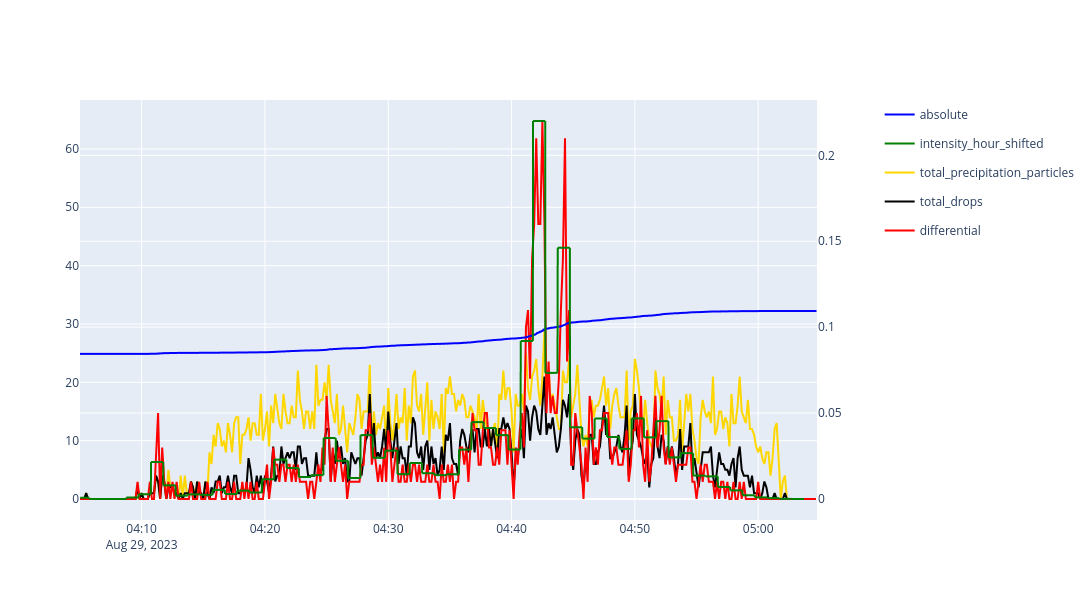

Here is the notebook cell this chart was saved with:
### Code cell
fig1 = px.line(df_rain.precipitation.absolute)
fig1.update_traces(line=dict(color="blue"), connectgaps=True)
fig2 = px.line(df_rain.precipitation.differential.resample("10s").sum())
fig2.update_traces(line=dict(color="red"))
fig3 = px.line(df_rain.precipitation.intensity_hour_shifted)
fig3.update_traces(line=dict(color="green"), connectgaps=True)
# fig6 = px.line(df_rain.precipitation.intensity_hour)
# fig6.update_traces(line=dict(color="lightgreen"))
fig4 = px.line(df_rain.precipitation.total_precipitation_particles.resample("10s").sum())
fig4.update_traces(line=dict(color="gold"))
fig5 = px.line(df_rain.precipitation.total_drops.resample("10s").sum())
fig5.update_traces(line=dict(color="black"))

# Create a subplot with secondary y-axis
fig = make_subplots(specs=[[{"secondary_y": True}]])

# Add the traces from fig1, fig3, fig4, and fig5 to the primary y-axis
for trace in fig1.data + fig3.data + fig4.data + fig5.data:
    fig.add_trace(trace, secondary_y=False)

# Add the traces from fig2 to the secondary y-axis
for trace in fig2.data:
    fig.add_trace(trace, secondary_y=True)

# Update the layout
fig.update_layout(width=1400, height=600)

fig.show()

### Figure 1 — Plotly figure (JSON) as saved in the notebook; plotly's stock layout.template omitted (floating-point values rounded to 4 significant figures; data arrays with more than 128 entries replaced by an {"elided": "..."} marker saying what was removed)
{"data": [{"connectgaps": true, "hovertemplate": "variable=absolute<br>Timestamp=%{x}<br>value=%{y}<extra></extra>", "legendgroup": "absolute", "line": {"color": "blue", "dash": "solid"}, "marker": {"symbol": "circle"}, "mode": "lines", "name": "absolute", "showlegend": true, "type": "scattergl", "x": {"elided": "3586 str values"}, "xaxis": "x", "y": {"elided": "3586 float values"}, "yaxis": "y"}, {"connectgaps": true, "hovertemplate": "variable=intensity_hour_shifted<br>Timestamp=%{x}<br>value=%{y}<extra></extra>", "legendgroup": "intensity_hour_shifted", "line": {"color": "green", "dash": "solid"}, "marker": {"symbol": "circle"}, "mode": "lines", "name": "intensity_hour_shifted", "showlegend": true, "type": "scattergl", "x": {"elided": "3586 str values"}, "xaxis": "x", "y": {"elided": "3586 float values"}, "yaxis": "y"}, {"hovertemplate": "variable=total_precipitation_particles<br>Timestamp=%{x}<br>value=%{y}<extra></extra>", "legendgroup": "total_precipitation_particles", "line": {"color": "gold", "dash": "solid"}, "marker": {"symbol": "circle"}, "mode": "lines", "name": "total_precipitation_particles", "orientation": "v", "showlegend": true, "type": "scatter", "x": {"elided": "359 str values"}, "xaxis": "x", "y": {"elided": "359 int values"}, "yaxis": "y"}, {"hovertemplate": "variable=total_drops<br>Timestamp=%{x}<br>value=%{y}<extra></extra>", "legendgroup": "total_drops", "line": {"color": "black", "dash": "solid"}, "marker": {"symbol": "circle"}, "mode": "lines", "name": "total_drops", "orientation": "v", "showlegend": true, "type": "scatter", "x": {"elided": "359 str values"}, "xaxis": "x", "y": {"elided": "359 int values"}, "yaxis": "y"}, {"hovertemplate": "variable=differential<br>Timestamp=%{x}<br>value=%{y}<extra></extra>", "legendgroup": "differential", "line": {"color": "red", "dash": "solid"}, "marker": {"symbol": "circle"}, "mode": "lines", "name": "differential", "orientation": "v", "showlegend": true, "type": "scatter", "x": {"elided": "359 str values"}, "xaxis": "x", "y": {"elided": "359 float values"}, "yaxis": "y2"}], "layout": {"height": 600, "width": 1400, "xaxis": {"anchor": "y", "domain": [0, 0.94]}, "yaxis": {"anchor": "x", "domain": [0, 1]}, "yaxis2": {"anchor": "x", "overlaying": "y", "side": "right"}}}
